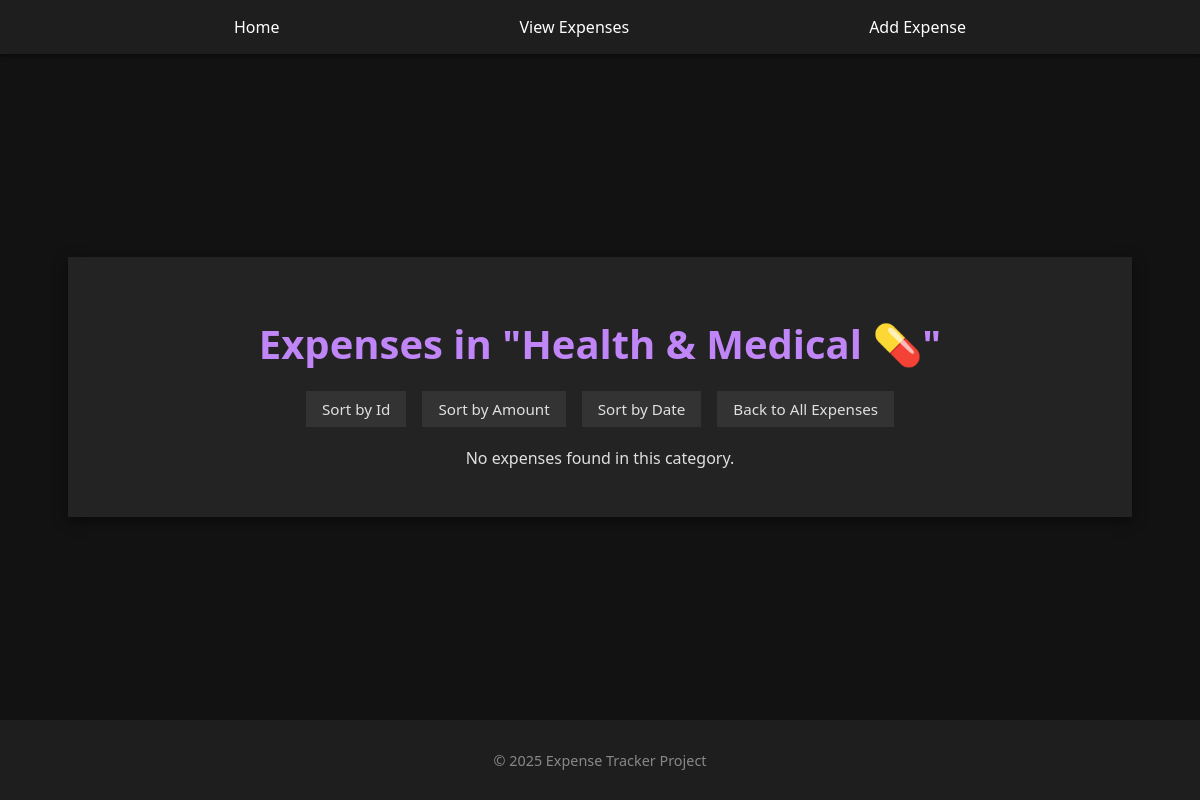
The page /expenses/category/6 on the database as committed earlier.
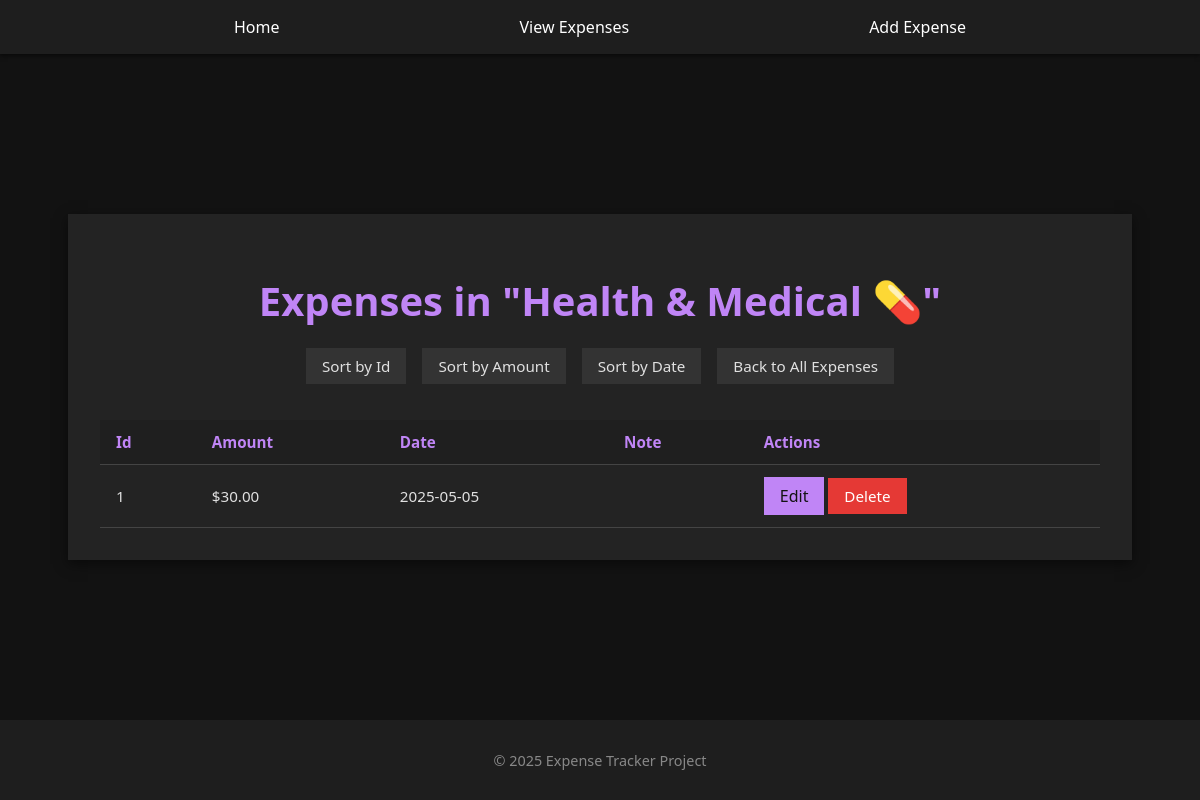
The same page on the database as committed later.
### models/expense.py (models this page shows, shortened)
class Expense(db.Model):
    __tablename__ = "expenses"
    id = db.mapped_column(db.Integer, primary_key=True)
    amount = db.mapped_column(db.Float, nullable=False)
    category = db.mapped_column(db.String, nullable=False)
    date = db.mapped_column(DateTime, nullable=False)
    note = db.mapped_column(db.String)
    category_id = db.Column(db.Integer, db.ForeignKey("category.id"), nullable=False)
    category = db.relationship("Category", back_populates="expenses")

### app.py (the view)
    @app.route("/expenses/category/<int:category_id>")
    def expenses_by_category(category_id):
        category = db.session.get(Category, category_id)
        if not category:
            return render_template("error.html", message="Category not found.")
        sort = request.args.get("sort")
        stmt = select(Expense).where(Expense.category_id == category_id)
        if sort == "id":
            stmt = stmt.order_by(Expense.id)
        elif sort == "amount":
            stmt = stmt.order_by(Expense.amount)
        elif sort == "date":
            stmt = stmt.order_by(Expense.date)
        expenses = db.session.execute(stmt).scalars().all()
        return render_template("expenses_by_category.html", expenses=expenses, category=category)

### templates/expenses_by_category.html (shortened to what this page needs)
{% extends "base.html" %}
{% block content %}
<div class="center-box">
    <div class="card" style="width: 120%; max-width: 1000px;">
        <h1 style="text-align: center; margin-bottom: 1rem; font-size: 2.5rem">
            Expenses in "{{ category.name }}"
        </h1>
        <div style="display: flex; flex-wrap: wrap; gap: 0.5rem; justify-content: center; margin-bottom: 1rem;">
            <a href="{{ url_for('expenses_by_category', category_id=category.id, sort='id') }}" class="filter-btn">Sort by Id</a>
            <a href="{{ url_for('expenses_by_category', category_id=category.id, sort='amount') }}" class="filter-btn">Sort by Amount</a>
            <a href="{{ url_for('expenses_by_category', category_id=category.id, sort='date') }}" class="filter-btn">Sort by Date</a>
            <a class="filter-btn" href="{{ url_for('list_expenses') }}">Back to All Expenses</a>
        </div>
        {% if expenses %}
        <div style="overflow-x: auto;">
            <table>
                <thead>
                    <tr>
                        <th>Id</th>
                        <th>Amount</th>
                        <th>Date</th>
                        <th>Note</th>
                        <th>Actions</th>
                    </tr>
                </thead>
                <tbody>
                    {% for expense in expenses %}
                    <tr>
                        <td>{{ expense.id }}</td>
                        <td>${{ '%.2f' | format(expense.amount) }}</td>
                        <td>{{ expense.date.strftime('%Y-%m-%d') }}</td>
                        <td>{{ expense.note }}</td>
                        <td>
                            <a href="{{ url_for('edit_form', expense_id=expense.id) }}" class="btn">Edit</a>
                            <a href="{{ url_for('confirm_delete', expense_id=expense.id) }}" class="btn-del">Delete</a>
                        </td>
                    </tr>
                    {% endfor %}
                </tbody>
            </table>
        </div>
        {% else %}
            <p style="text-align: center;">No expenses found in this category.</p>
        {% endif %}
    </div>
</div>
{% endblock %}

Rows that differ between the two databases and show on the page:
now on this page (row edited): Expense: id "1", amount "30.00", date "2025-05-05"
Other text that changed with them:
text no longer shown: "No expenses found in this category."
text now shown: "Id Amount Date Note Actions"
